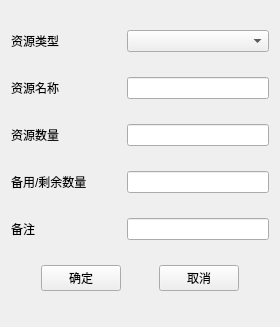
<?xml version="1.0" encoding="UTF-8"?>
<ui version="4.0">
 <class>ISAddCarryingPlanResDialog</class>
 <widget class="QWidget" name="ISAddCarryingPlanResDialog">
  <property name="geometry">
   <rect>
    <x>0</x>
    <y>0</y>
    <width>280</width>
    <height>327</height>
   </rect>
  </property>
  <property name="windowTitle">
   <string>添加携行资源</string>
  </property>
  <layout class="QGridLayout" name="gridLayout">
   <item row="0" column="0" colspan="2">
    <widget class="QLabel" name="lbResourceType">
     <property name="text">
      <string>资源类型</string>
     </property>
    </widget>
   </item>
   <item row="0" column="2" colspan="3">
    <widget class="QComboBox" name="cbxResourceType"/>
   </item>
   <item row="1" column="0" colspan="2">
    <widget class="QLabel" name="lbResouceName">
     <property name="text">
      <string>资源名称</string>
     </property>
    </widget>
   </item>
   <item row="1" column="2" colspan="3">
    <widget class="QLineEdit" name="ledtResouceName"/>
   </item>
   <item row="2" column="0" colspan="2">
    <widget class="QLabel" name="lbResouceAmount">
     <property name="text">
      <string>资源数量</string>
     </property>
    </widget>
   </item>
   <item row="2" column="2" colspan="3">
    <widget class="QLineEdit" name="ledtResouceAmount"/>
   </item>
   <item row="3" column="0" colspan="2">
    <widget class="QLabel" name="lbRemainAmount">
     <property name="text">
      <string>备用/剩余数量</string>
     </property>
    </widget>
   </item>
   <item row="3" column="2" colspan="3">
    <widget class="QLineEdit" name="ledtRemainAmount"/>
   </item>
   <item row="4" column="0" colspan="2">
    <widget class="QLabel" name="lbRemark">
     <property name="text">
      <string>备注</string>
     </property>
    </widget>
   </item>
   <item row="4" column="2" colspan="3">
    <widget class="QLineEdit" name="ledtRemark"/>
   </item>
   <item row="5" column="0">
    <spacer name="horizontalSpacer">
     <property name="orientation">
      <enum>Qt::Horizontal</enum>
     </property>
     <property name="sizeHint" stdset="0">
      <size>
       <width>26</width>
       <height>20</height>
      </size>
     </property>
    </spacer>
   </item>
   <item row="5" column="1">
    <widget class="QPushButton" name="pbtnOK">
     <property name="text">
      <string>确定</string>
     </property>
    </widget>
   </item>
   <item row="5" column="2">
    <spacer name="horizontalSpacer_3">
     <property name="orientation">
      <enum>Qt::Horizontal</enum>
     </property>
     <property name="sizeHint" stdset="0">
      <size>
       <width>27</width>
       <height>20</height>
      </size>
     </property>
    </spacer>
   </item>
   <item row="5" column="3">
    <widget class="QPushButton" name="pbtnCancel">
     <property name="text">
      <string>取消</string>
     </property>
    </widget>
   </item>
   <item row="5" column="4">
    <spacer name="horizontalSpacer_2">
     <property name="orientation">
      <enum>Qt::Horizontal</enum>
     </property>
     <property name="sizeHint" stdset="0">
      <size>
       <width>26</width>
       <height>20</height>
      </size>
     </property>
    </spacer>
   </item>
  </layout>
 </widget>
 <resources/>
 <connections/>
</ui>
